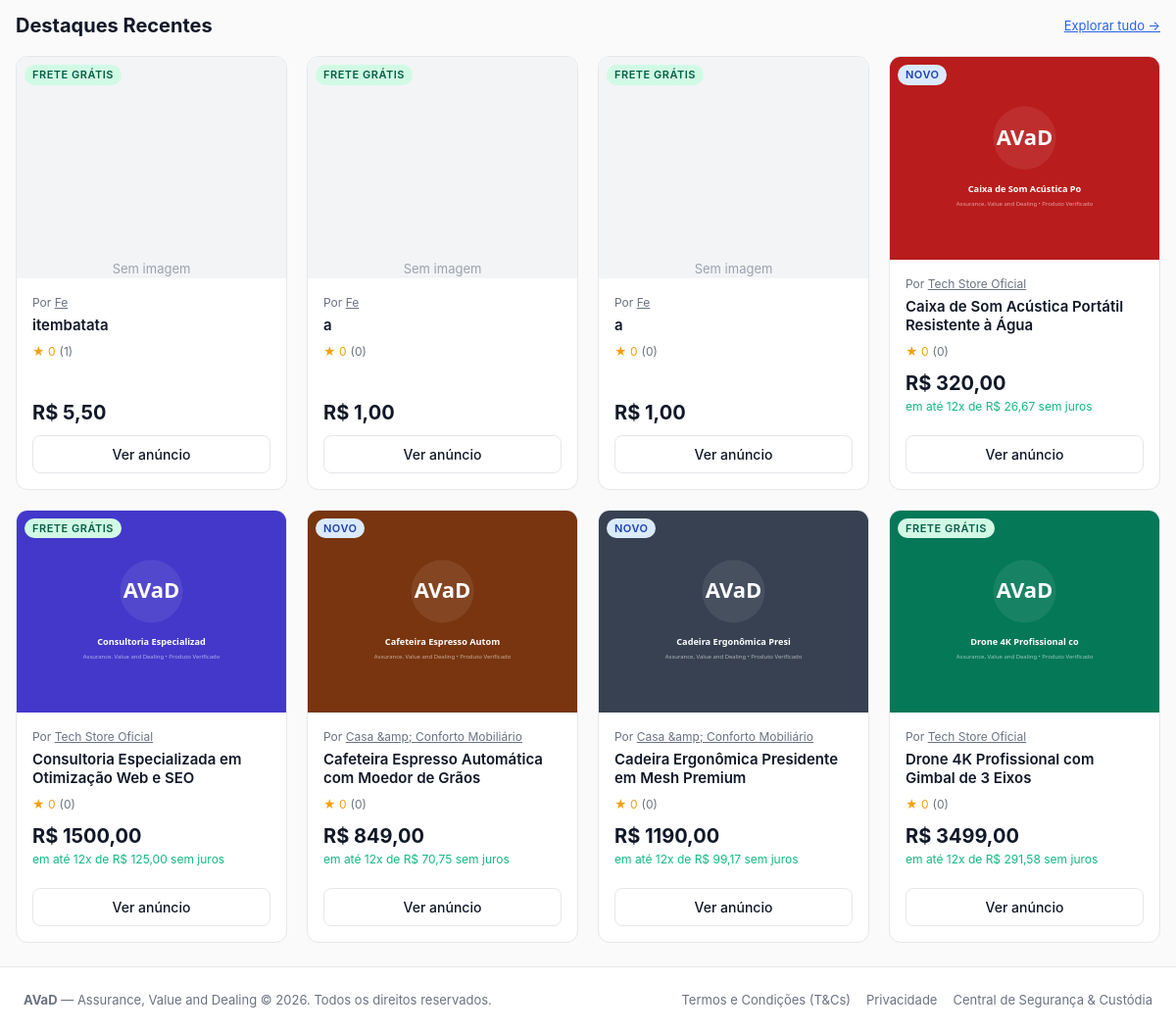
The app's page / (lower part), older data.
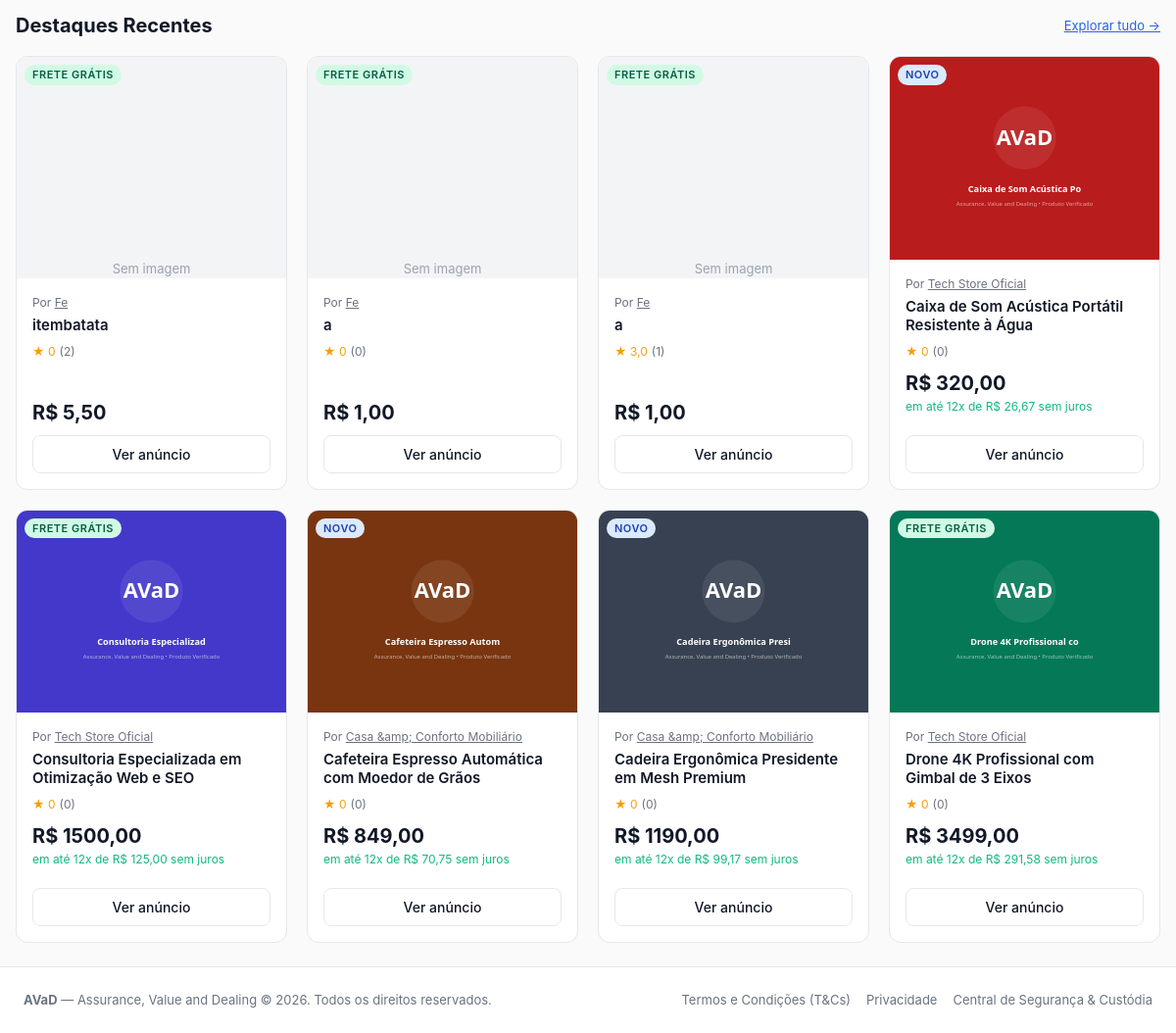
The same page, newer data.
### catalog/models.py (models this page shows, shortened)
class Product(models.Model):
    vendedor = models.ForeignKey(User, on_delete=models.CASCADE, related_name='products')
    titulo = models.CharField(max_length=200)
    categoria = models.CharField(max_length=50, choices=CATEGORIAS)
    descricao = models.TextField()
    caracteristicas = models.TextField(blank=True, help_text='Uma característica por linha')
    preco = models.DecimalField(max_digits=10, decimal_places=2)
    estoque = models.PositiveIntegerField(default=0)
    imagem = models.ImageField(upload_to='products/', blank=True, null=True)
    frete_gratis = models.BooleanField(default=False)
    ativo = models.BooleanField(default=True)
    removido = models.BooleanField(default=False)  # anúncio removido pelo vendedor (some da loja e da lista)
    criado_em = models.DateTimeField(auto_now_add=True)
    class Meta:
        ordering = ['-criado_em']
    @property
    def nota_media(self):
        from orders.models import Review
        from django.db.models import Avg
        reviews = Review.objects.filter(pedido__produto=self)
        avg = reviews.aggregate(avg=Avg('nota_vendedor'))['avg']
        return round(avg, 1) if avg else 0
    @property
    def total_avaliacoes(self):
        from orders.models import Review
        return Review.objects.filter(pedido__produto=self).count()
    @property
    def parcelas_sem_juros(self):
        if self.preco >= 12:
            valor = f"{self.preco / 12:.2f}".replace('.', ',')
            return f"em até 12x de R$ {valor} sem juros"
        return ""

### accounts/models.py (models this page shows, shortened)
class UserProfile(models.Model):
    user = models.OneToOneField(User, on_delete=models.CASCADE, related_name='profile')
    nome = models.CharField(max_length=16)
    data_nascimento = models.DateField()
    cpf = models.CharField(max_length=14, unique=True)
    cnpj = models.CharField(max_length=18, blank=True, null=True, unique=True)
    tem_cnpj = models.BooleanField(default=False)
    email_verificado = models.BooleanField(default=False)
    is_mediador = models.BooleanField(default=False)
    conta_bancaria_bloqueada = models.BooleanField(default=False)
    suspenso = models.BooleanField(default=False)
    token_verificacao = models.CharField(max_length=64, blank=True, null=True)
    tipo_usuario = models.CharField(max_length=20, choices=[
        ('comprador', 'Comprador'),
        ('vendedor', 'Vendedor'),
        ('mediador', 'Mediador'),
    ], default='comprador')
    nome_loja = models.CharField(max_length=64, blank=True, null=True)

### catalog/views.py (the view)
# urls.py: path('', home_view, name='home'),
def home_view(request):
    products = Product.objects.filter(ativo=True)[:8]
    return render(request, 'catalog/home.html', {'products': products, 'categorias': CATEGORIAS})

### accounts/roles.py (called while the page is built)
def tipo_usuario(request):
    if not request.user.is_authenticated:
        return None
    tipo = request.session.get('tipo_usuario')
    return tipo if tipo in TIPOS else COMPRADOR

### orders/context_processors.py (called while the page is built)
def cart_count(request):
    user = getattr(request, 'user', None)
    if user is None or not user.is_authenticated:
        return {'cart_count': 0}
    return {'cart_count': Cart(request).count()}

### templates/catalog/home.html (shortened to what this page needs)
{% extends "base.html" %}
{% load avad_filters %}
{% block content %}
<div>
  <div style="display: flex; justify-content: space-between; align-items: center; margin-bottom: 16px;">
    <h2 style="font-size: 20px; font-weight: 700;">Destaques Recentes</h2>
    <a href="{% url 'catalog:product_list' %}" style="font-size: 13px; color: var(--accent-blue); text-decoration: underline;">Explorar tudo &rarr;</a>
  </div>
  <div class="product-grid">
    {% for product in products %}
      <div class="product-card">
        <div class="product-img-wrap">
          {% if product.frete_gratis %}
            <span class="badge badge-success product-badge-float">FRETE GRÁTIS</span>
          {% else %}
            <span class="badge badge-info product-badge-float">NOVO</span>
          {% endif %}
          {% if product.imagem %}
            <img src="{{ product.imagem.url }}" alt="{{ product.titulo }}" class="product-img">
          {% else %}
            <div style="width: 100%; height: 100%; display: flex; align-items: center; justify-content: center; background: #F3F4F6; color: #9CA3AF; font-size: 13px;">Sem imagem</div>
          {% endif %}
        </div>
        <div class="product-info">
          <div class="product-seller">
            Por <a href="{% url 'accounts:seller_profile' product.vendedor.id %}" style="text-decoration: underline;">{{ product.vendedor.profile.nome_loja|default:product.vendedor.profile.nome }}</a>
          </div>
          <h3 class="product-title">
            <a href="{% url 'catalog:product_detail' product.id %}">{{ product.titulo }}</a>
          </h3>
          <div class="product-rating">
            <span>★ {{ product.nota_media }}</span>
            <span style="color: var(--text-muted);">({{ product.total_avaliacoes }})</span>
          </div>
          <div class="product-price">R$ {{ product.preco }}</div>
          {% if product.parcelas_sem_juros %}
            <div class="product-installments">{{ product.parcelas_sem_juros }}</div>
          {% endif %}
          <a href="{% url 'catalog:product_detail' product.id %}" class="btn btn-outline btn-block" style="margin-top: 8px;">
            Ver anúncio
          </a>
        </div>
      </div>
    {% empty %}
      <div style="grid-column: 1 / -1; padding: 48px; text-align: center; color: var(--text-muted);">
        Nenhum produto cadastrado ainda.
      </div>
    {% endfor %}
  </div>
</div>
{% endblock %}

Row changes from the older to the newer data that the page shows:
changed Product "itembatata": total_avaliacoes "1" → "2"
changed Product (number 3 of 8 on the later page): nota_media "0" → "3,0"; total_avaliacoes "0" → "1"
